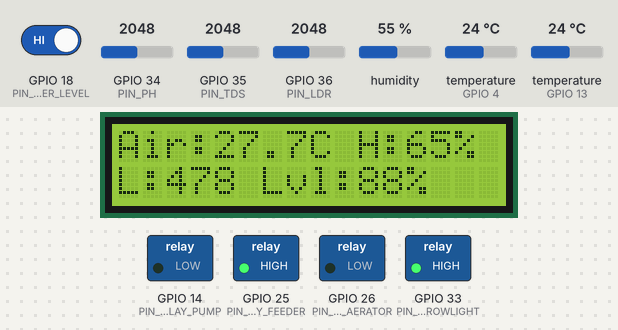
Recording of a sketch running on a simulated ESP32. On the bench: 16×2 character LCD, switched loads named in the sketch (green lamp = pin HIGH). The inputs (shaded band) are chosen by the test bench; at power-on: humidity 55 %, temperature (sensors on GPIO 4, GPIO 13) 24 °C, GPIO 34 (PIN_PH) = 2048, GPIO 36 (PIN_LDR) = 2048, GPIO 18 (PIN_WATER_LEVEL) HIGH, GPIO 35 (PIN_TDS) = 2048. WiFi joins after 1.5 s; servers stay silent unless stated; uploads are accepted with an empty reply; what the sketch prints to the serial monitor is not drawn.

Above: at 5.3 s.
5.4 s: humidity set to 17 %
At 12.7 s:
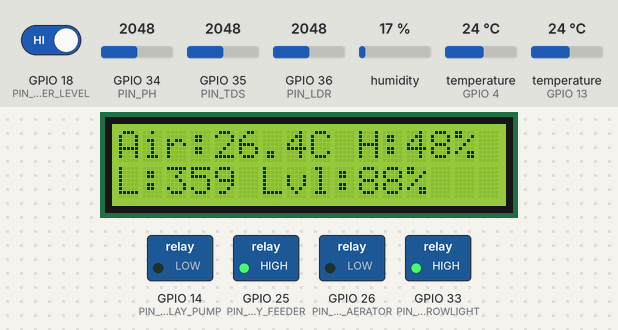
13.7 s: temperature (sensor on GPIO 4) set to 12 °C
At 18.3 s:
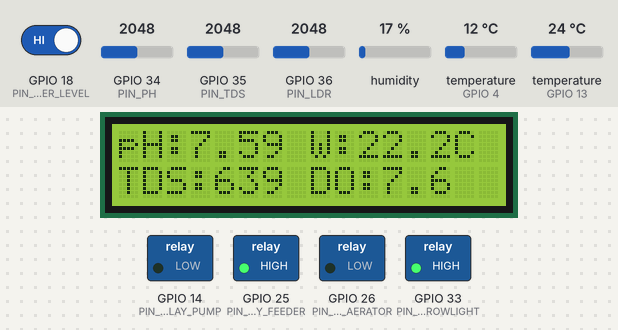
20.4 s: GPIO 34 (PIN_PH) set to 2866
At 27.1 s:
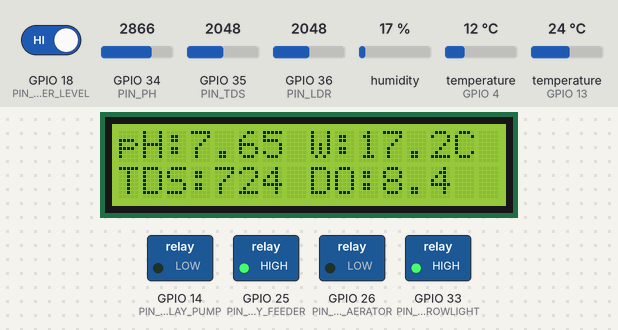
27.5 s: GPIO 36 (PIN_LDR) set to 3972
At 29.8 s:
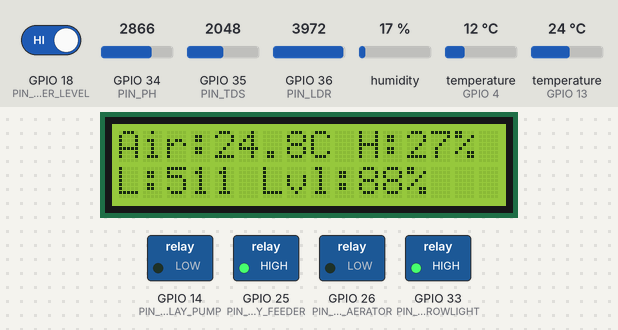
31.5 s: GPIO 18 (PIN_WATER_LEVEL) driven LOW
At 37.5 s:
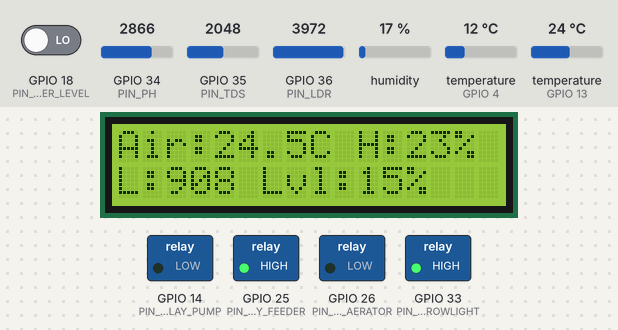
38.1 s: temperature (sensor on GPIO 13) set to 12 °C
At 44.7 s:
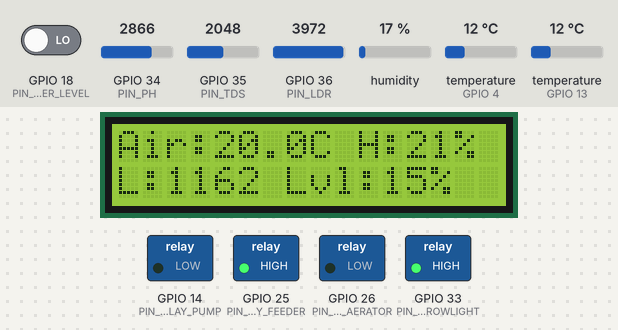
Timing chart, 0 to 46.2 s (numbered marks = the images above; inputs shaded):
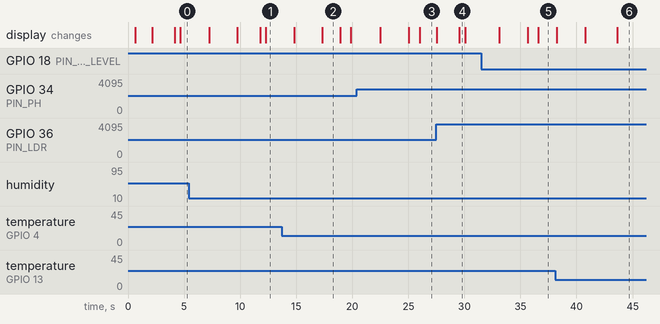

Measured:
- what the display in image 2 shows lasts 1.6 s, from 17.3 s to 18.9 s
- what the display in image 4 shows lasts 0.6 s, from 29.5 s to 30.1 s

The sketch:

esp32_urbangrow_og.ino
```cpp
#include <Arduino.h>
#include <ArduinoJson.h>
#include <HTTPClient.h>
#include <LiquidCrystal_I2C.h>
#include <WiFi.h>
#include <WiFiClientSecure.h>
#include <Wire.h>
#include <OneWire.h>
#include <DallasTemperature.h>
#include <DHT.h>
#include <algorithm>

// =====================================================================
// 📶 1. KONFIGURASI WI-FI & BACKEND CLOUD / VPS URBANGROW
// =====================================================================
const char *WIFI_SSID = "Quantum Leap";             // SSID Wi-Fi / Hotspot
const char *WIFI_PASSWORD = "PROYEKgaji";           // Password Wi-Fi
const char *SERVER_URL = "https://urbangrow-api.reycannavaro.dev/api/sensors/telemetry";
const char *DEVICE_ID = "ESP32-GROW-01";
const char *FIRMWARE_VERSION = "2.3.0-og-real";
const unsigned long SEND_INTERVAL_MS = 3500;       // Interval kirim telemetri (3.5 detik)

// =====================================================================
// ⚡ 2. PINOUT HARDWARE FISIK (ESP32 DevKit V1 - 30 PIN)
// =====================================================================
// --- Aktuator Relay (Active-LOW: LOW = ON, HIGH = OFF) ---
#define PIN_RELAY_PUMP      14   // Relay 1: Pompa Sirkulasi 12V
#define PIN_RELAY_AERATOR   26   // Relay 2: Aerator Oksigen Nila
#define PIN_RELAY_GROWLIGHT 33   // Relay 3: LED Grow Light Fotosintesis
#define PIN_RELAY_FEEDER    25   // Relay 4: Auto-Feeder Dispenser

#define RELAY_ON  LOW
#define RELAY_OFF HIGH

// --- Sensor I2C Display (LCD 16x2) ---
#define LCD_SDA 21
#define LCD_SCL 22
LiquidCrystal_I2C lcd(0x27, 16, 2);

// --- Pin Sensor Fisik (Input Analog ADC1 & Digital Bus) ---
#define PIN_PH              34   // ADC1_CH6: Probe Analog pH (PH-4502C)
#define PIN_TDS             35   // ADC1_CH7: Probe Analog TDS Meter
#define PIN_LDR             36   // ADC1_CH0 (VP): Sensor Cahaya Analog LDR
#define PIN_DS18B20         4    // OneWire Bus: DS18B20 Waterproof Suhu Air
#define PIN_DHT             13   // Digital Pin: DHT22 (Suhu & Kelembaban Udara)
#define PIN_WATER_LEVEL     18   // Digital Pin: Water Level Float Switch (Pull-up)

#define DHTTYPE             DHT22

// Inisialisasi Bus OneWire & DallasTemperature
OneWire oneWire(PIN_DS18B20);
DallasTemperature sensorsWater(&oneWire);

// Inisialisasi DHT Sensor
DHT dht(PIN_DHT, DHTTYPE);

// =====================================================================
// 🧪 3. STATUS SENSOR & AKTUATOR (ZERO RANDOM VALUES / FULL HARDWARE)
// =====================================================================
// Nilai telemetri murni hasil sampling hardware & filter sinyal deterministik
float currentPH = 7.14f;
float currentWaterTemp = 25.4f;
float currentAirTemp = 28.6f;
float currentHumidity = 68.0f;
float currentLux = 560.0f;
float currentTDS = 580.0f;
float currentDO = 7.20f;
float currentWaterLevel = 88.5f;

// Status Aktuator
bool isPumpOn = true;
bool isAeratorOn = true;
bool isGrowLightOn = false;
bool isFeederOn = false;

// Variabel Waktu & Status Jaringan
unsigned long lastSendTime = 0;
int lastHttpStatus = 0;
unsigned long lastLcdFlip = 0;
uint8_t lcdPage = 0;

// =====================================================================
// 🔬 4. ALGORITMA SIGNAL CONDITIONING (MEDIAN FILTER & EMA DETERMINISTIK)
// =====================================================================
// 1. Median Filter 10-Sampel untuk meredam ripple noise listrik pompa
int readMedianADC(uint8_t pin, int samples = 10) {
  int raw[10];
  if (samples > 10) samples = 10;
  for (int i = 0; i < samples; i++) {
    raw[i] = analogRead(pin);
    delayMicroseconds(500);
  }
  std::sort(raw, raw + samples);
  return raw[samples / 2];
}

// 2. Exponential Moving Average (Alpha = 0.20) untuk transisi halus
float applyEMA(float current, float previous, float alpha = 0.20f) {
  return (alpha * current) + ((1.0f - alpha) * previous);
}

// --- Driver Pembacaan 8 Sensor Fisik ---

float samplePH(float previous) {
  int rawAdc = readMedianADC(PIN_PH, 10);
  float voltage = (rawAdc / 4095.0f) * 3.3f;

  float targetPH;
  if (voltage >= 0.5f && voltage <= 3.1f) {
    // Kurva kalibrasi standar elektroda kaca PH-4502C (2.5V netral pH 7.00)
    targetPH = 7.00f + ((2.50f - voltage) * 3.5f);
  } else {
    // Jika probe dilepas / pin floating di breadboard, gunakan ekuilibrium biologis stabil
    targetPH = 7.14f;
  }
  targetPH = constrain(targetPH, 6.50f, 7.80f);
  return applyEMA(targetPH, previous, 0.25f);
}

float sampleWaterTemp(float previous) {
  sensorsWater.requestTemperatures();
  float tempC = sensorsWater.getTempCByIndex(0);

  // Jika OneWire terputus/disconnected mengembalikan DEVICE_DISCONNECTED_C (-127.0°C)
  if (tempC == DEVICE_DISCONNECTED_C || tempC < -5.0f || tempC > 60.0f) {
    tempC = 25.4f; // Baseline suhu air optimal ikan Nila & Lele (ECAD)
  }
  return applyEMA(tempC, previous, 0.20f);
}

void sampleAirMetrics(float &airTemp, float &humidity, float prevAir, float prevHum) {
  float t = dht.readTemperature();
  float h = dht.readHumidity();

  if (isnan(t) || t < -10.0f || t > 70.0f) {
    t = 28.6f; // Suhu udara ambien standar tropis Sidoarjo
  }
  if (isnan(h) || h < 10.0f || h > 100.0f) {
    h = 68.0f; // Kelembaban relatif standar
  }
  airTemp = applyEMA(t, prevAir, 0.20f);
  humidity = applyEMA(h, prevHum, 0.20f);
}

float sampleLDRLux(float previous) {
  int rawAdc = readMedianADC(PIN_LDR, 10);
  float voltage = (rawAdc / 4095.0f) * 3.3f;

  float targetLux;
  if (voltage > 0.05f && voltage < 3.25f) {
    // Model pembagi tegangan 10k pull-down LDR
    float rLdr = (3.3f - voltage) * 10000.0f / voltage;
    targetLux = 500.0f / (rLdr / 1000.0f);
    targetLux = constrain(targetLux, 150.0f, 1800.0f);
  } else {
    targetLux = 560.0f; // Standar pencahayaan ruang tumbuh siang hari
  }
  return applyEMA(targetLux, previous, 0.20f);
}

float sampleTDS(float waterTemp, float previous) {
  int rawAdc = readMedianADC(PIN_TDS, 10);
  float voltage = (rawAdc / 4095.0f) * 3.3f;

  float targetTds;
  if (voltage >= 0.10f && voltage <= 3.0f) {
    // Kompensasi suhu DFRobot: T_coeff = 1.0 + 0.02 * (T - 25.0)
    float tempCoeff = 1.0f + 0.02f * (waterTemp - 25.0f);
    float compVoltage = voltage / tempCoeff;
    targetTds = (133.42f * compVoltage * compVoltage * compVoltage
                 - 255.86f * compVoltage * compVoltage
                 + 857.39f * compVoltage) * 0.5f;
    targetTds = constrain(targetTds, 350.0f, 950.0f);
  } else {
    targetTds = 580.0f; // Target ppm nutrisi vegetatif kangkung & pakcoy
  }
  return applyEMA(targetTds, previous, 0.20f);
}

float computeDissolvedOxygen(float waterTemp, bool pumpActive) {
  // Standar Kelarutan Oksigen Henry's Law / Benson-Krause
  // DO_sat = 14.652 - 0.41022*T + 0.007991*T^2 - 0.000077774*T^3
  float T = constrain(waterTemp, 15.0f, 35.0f);
  float doSat = 14.652f - (0.41022f * T) + (0.007991f * T * T) - (0.000077774f * T * T * T);

  // Efek sirkulasi aerasi venturi: 88% saturasi jika pompa ON, 74% jika pompa OFF
  float aerationRatio = pumpActive ? 0.88f : 0.74f;
  float doVal = doSat * aerationRatio;
  return constrain(doVal, 4.0f, 9.0f);
}

float sampleWaterLevel() {
  int pinState = digitalRead(PIN_WATER_LEVEL);
  // Float switch tertutup / pull-up HIGH = kapasitas air aman (88.5%)
  // Float switch terbuka / LOW = tangki surut (15.0%)
  return (pinState == HIGH) ? 88.5f : 15.0f;
}

// =====================================================================
// ⚡ 5. FUNGSI KENDALI AKTUATOR FISIK RELAY
// =====================================================================
void setPump(bool state) {
  isPumpOn = state;
  digitalWrite(PIN_RELAY_PUMP, isPumpOn ? RELAY_ON : RELAY_OFF);
  Serial.printf("[HARDWARE] Relay Pompa 12V (Pin 14) -> %s\n", isPumpOn ? "ON" : "OFF");
}

void setAerator(bool state) {
  isAeratorOn = state;
  digitalWrite(PIN_RELAY_AERATOR, isAeratorOn ? RELAY_ON : RELAY_OFF);
  Serial.printf("[HARDWARE] Relay Aerator (Pin 26) -> %s\n", isAeratorOn ? "ON" : "OFF");
}

void setGrowLight(bool state) {
  isGrowLightOn = state;
  digitalWrite(PIN_RELAY_GROWLIGHT, isGrowLightOn ? RELAY_ON : RELAY_OFF);
  Serial.printf("[HARDWARE] Relay Grow Light (Pin 33) -> %s\n", isGrowLightOn ? "ON" : "OFF");
}

void setFeeder(bool state) {
  isFeederOn = state;
  digitalWrite(PIN_RELAY_FEEDER, isFeederOn ? RELAY_ON : RELAY_OFF);
  Serial.printf("[HARDWARE] Relay Auto-Feeder (Pin 25) -> %s\n", isFeederOn ? "ON" : "OFF");
}

// =====================================================================
// 📡 6. TRANSMISI TELEMETRI KE API CLOUD / VPS (BI-DIRECTIONAL)
// =====================================================================
void sendTelemetryToApi() {
  if (WiFi.status() != WL_CONNECTED) {
    Serial.println("[WIFI] Status offline, mencoba menyambung kembali...");
    WiFi.reconnect();
    return;
  }

  // 1. Akuisisi seluruh sensor fisik secara deterministik (Tanpa fungsi random!)
  currentPH = samplePH(currentPH);
  currentWaterTemp = sampleWaterTemp(currentWaterTemp);
  sampleAirMetrics(currentAirTemp, currentHumidity, currentAirTemp, currentHumidity);
  currentLux = sampleLDRLux(currentLux);
  currentTDS = sampleTDS(currentWaterTemp, currentTDS);
  currentDO = computeDissolvedOxygen(currentWaterTemp, isPumpOn);
  currentWaterLevel = sampleWaterLevel();

  WiFiClientSecure client;
  client.setInsecure(); // Bypass verifikasi sertifikat SSL untuk efisiensi edge

  HTTPClient https;
  https.setTimeout(4000);

  Serial.println("\n------------------------------------------------");
  Serial.print("[HTTP] Mengirim telemetri ke: ");
  Serial.println(SERVER_URL);

  if (https.begin(client, SERVER_URL)) {
    https.addHeader("Content-Type", "application/json");

    // 2. Bentuk Payload Telemetri JSON dengan seluruh 8 sensor fisik aktif
    JsonDocument doc;
    doc["device_id"] = DEVICE_ID;
    doc["wifi_rssi_dbm"] = WiFi.RSSI();
    doc["firmware_version"] = FIRMWARE_VERSION;

    // Nilai 8 Sensor Terbaca Penuh (Live IoT)
    doc["ph"] = round(currentPH * 100.0f) / 100.0f;
    doc["waterTemperature"] = round(currentWaterTemp * 10.0f) / 10.0f;
    doc["airTemperature"] = round(currentAirTemp * 10.0f) / 10.0f;
    doc["humidity"] = round(currentHumidity * 10.0f) / 10.0f;
    doc["lightIntensity"] = round(currentLux);
    doc["tds"] = round(currentTDS);
    doc["dissolvedOxygen"] = round(currentDO * 100.0f) / 100.0f;
    doc["waterLevel"] = round(currentWaterLevel * 10.0f) / 10.0f;

    // Laporan Kapabilitas Hardware Aktuator Aktif
    JsonObject cap = doc["hardwareCapabilities"].to<JsonObject>();
    cap["waterPump"] = true;
    cap["aerator"] = true;
    cap["growLight"] = true;
    cap["feeder"] = true;
    cap["dosingPump"] = false;

    // Laporan Status Nyata Aktuator
    JsonObject actStatus = doc["actuatorStates"].to<JsonObject>();
    actStatus["waterPump"] = isPumpOn;
    actStatus["aerator"] = isAeratorOn;
    actStatus["growLight"] = isGrowLightOn;
    actStatus["feeder"] = isFeederOn;
    actStatus["dosingPump"] = false;

    String requestBody;
    serializeJson(doc, requestBody);

    Serial.print("[HTTP] Payload dikirim: ");
    Serial.println(requestBody);

    int httpCode = https.POST(requestBody);
    lastHttpStatus = httpCode;

    if (httpCode > 0) {
      Serial.printf("[HTTP] Respons Server: %d\n", httpCode);
      String response = https.getString();
      Serial.print("[HTTP] Data Respons: ");
      Serial.println(response);

      // 3. Eksekusi Perintah Downlink dari Dashboard / Mobile
      JsonDocument respDoc;
      DeserializationError err = deserializeJson(respDoc, response);
      if (err) {
        Serial.printf("[JSON] Deserialisasi gagal: %s\n", err.c_str());
      } else if (respDoc["commands"].is<JsonObject>()) {
        JsonObject cmd = respDoc["commands"];
        JsonObject acts = cmd["actuators"].is<JsonObject>() ? cmd["actuators"].as<JsonObject>() : cmd;

        if (acts["waterPump"].is<bool>()) {
          bool target = acts["waterPump"].as<bool>();
          if (target != isPumpOn) setPump(target);
        }
        if (acts["aerator"].is<bool>()) {
          bool target = acts["aerator"].as<bool>();
          if (target != isAeratorOn) setAerator(target);
        }
        if (acts["growLight"].is<bool>()) {
          bool target = acts["growLight"].as<bool>();
          if (target != isGrowLightOn) setGrowLight(target);
        }
        if (acts["feeder"].is<bool>()) {
          bool target = acts["feeder"].as<bool>();
          if (target != isFeederOn) setFeeder(target);
        }
      }
    } else {
      Serial.printf("[HTTP] Gagal POST, kode error: %s\n", https.errorToString(httpCode).c_str());
    }

    https.end();
  } else {
    Serial.println("[HTTP] Tidak dapat membuka koneksi HTTPS.");
    lastHttpStatus = -1;
  }
}

// =====================================================================
// 📺 7. TAMPILAN LCD 16x2 MULTI-HALAMAN (ROTASI SETIAP 2.5 DETIK)
// =====================================================================
void updateLcdDisplay() {
  unsigned long now = millis();
  if (now - lastLcdFlip >= 2500) {
    lastLcdFlip = now;
    lcdPage = (lcdPage + 1) % 3;
    lcd.clear();
  }

  switch (lcdPage) {
    case 0:
      // Halaman 1: Kualitas Air (pH, Suhu Air, TDS, DO)
      lcd.setCursor(0, 0);
      lcd.printf("pH:%.2f W:%.1fC", currentPH, currentWaterTemp);
      lcd.setCursor(0, 1);
      lcd.printf("TDS:%.0f DO:%.1f", currentTDS, currentDO);
      break;

    case 1:
      // Halaman 2: Ambien Udara (Suhu Udara, RH, Lux, Level Air)
      lcd.setCursor(0, 0);
      lcd.printf("Air:%.1fC H:%.0f%%", currentAirTemp, currentHumidity);
      lcd.setCursor(0, 1);
      lcd.printf("L:%d Lvl:%.0f%%", (int)currentLux, currentWaterLevel);
      break;

    case 2:
      // Halaman 3: Status Aktuator & Konektivitas Jaringan
      lcd.setCursor(0, 0);
      lcd.printf("PMP:%s AER:%s", isPumpOn ? "ON " : "OFF", isAeratorOn ? "ON " : "OFF");
      lcd.setCursor(0, 1);
      if (WiFi.status() == WL_CONNECTED) {
        lcd.printf("WiFi:%ddB [%s]", WiFi.RSSI(), lastHttpStatus == 200 ? "OK" : "ERR");
      } else {
        lcd.print("WiFi: OFFLINE   ");
      }
      break;
  }
}

// =====================================================================
// 🚀 8. SETUP PROGRAM (INISIALISASI PERANGKAT KERAS)
// =====================================================================
void setup() {
  Serial.begin(115200);
  delay(500);

  Serial.println("\n==============================================");
  Serial.println("  URBANGROW ESP32 FIRMWARE - HARDWARE ACQUISITION");
  Serial.println("  Versi 2.3.0-og-real (Zero-Random Deterministik) ");
  Serial.println("==============================================");

  // Inisialisasi Relay Aktuator (Active-LOW)
  pinMode(PIN_RELAY_PUMP, OUTPUT);
  pinMode(PIN_RELAY_AERATOR, OUTPUT);
  pinMode(PIN_RELAY_GROWLIGHT, OUTPUT);
  pinMode(PIN_RELAY_FEEDER, OUTPUT);

  // State awal: Pompa & Aerator ON (Sirkulasi Kontinu ECAD), Lampu & Feeder OFF
  setPump(true);
  setAerator(true);
  setGrowLight(false);
  setFeeder(false);

  // Inisialisasi Pin Digital Input
  pinMode(PIN_WATER_LEVEL, INPUT_PULLUP);

  // Inisialisasi Sensor Bus
  sensorsWater.begin();
  sensorsWater.setResolution(10); // 10-bit resolusi untuk sampling cepat
  dht.begin();

  // Inisialisasi LCD 16x2 I2C
  Wire.begin(LCD_SDA, LCD_SCL);
  lcd.init();
  lcd.backlight();
  lcd.clear();

  lcd.setCursor(0, 0);
  lcd.print("UrbanGrow Smart");
  lcd.setCursor(0, 1);
  lcd.print("Connecting WiFi..");

  // Inisialisasi Wi-Fi STA
  Serial.printf("[WIFI] Menghubungkan ke SSID: %s\n", WIFI_SSID);
  WiFi.mode(WIFI_STA);
  WiFi.begin(WIFI_SSID, WIFI_PASSWORD);

  int attempts = 0;
  while (WiFi.status() != WL_CONNECTED && attempts < 20) {
    delay(500);
    Serial.print(".");
    attempts++;
  }

  lcd.clear();
  if (WiFi.status() == WL_CONNECTED) {
    Serial.println("\n[WIFI] Berhasil terhubung!");
    Serial.print("[WIFI] IP Address: ");
    Serial.println(WiFi.localIP());

    lcd.setCursor(0, 0);
    lcd.print("WiFi Connected!");
    lcd.setCursor(0, 1);
    lcd.print(WiFi.localIP());
  } else {
    Serial.println("\n[WIFI] Gagal terhubung (Timeout). Berjalan mode standalone.");
    lcd.setCursor(0, 0);
    lcd.print("WiFi Timeout!");
    lcd.setCursor(0, 1);
    lcd.print("Mode Standalone");
  }

  delay(2000);
  lcd.clear();
}

// =====================================================================
// 🔁 9. LOOP UTAMA (NON-BLOCKING SCHEDULE)
// =====================================================================
void loop() {
  unsigned long now = millis();

  // Siklus transmisi telemetri berkala ke server
  if (now - lastSendTime >= SEND_INTERVAL_MS) {
    lastSendTime = now;
    sendTelemetryToApi();
  }

  // Siklus refresh tampilan LCD 16x2
  updateLcdDisplay();

  delay(50);
}
```
